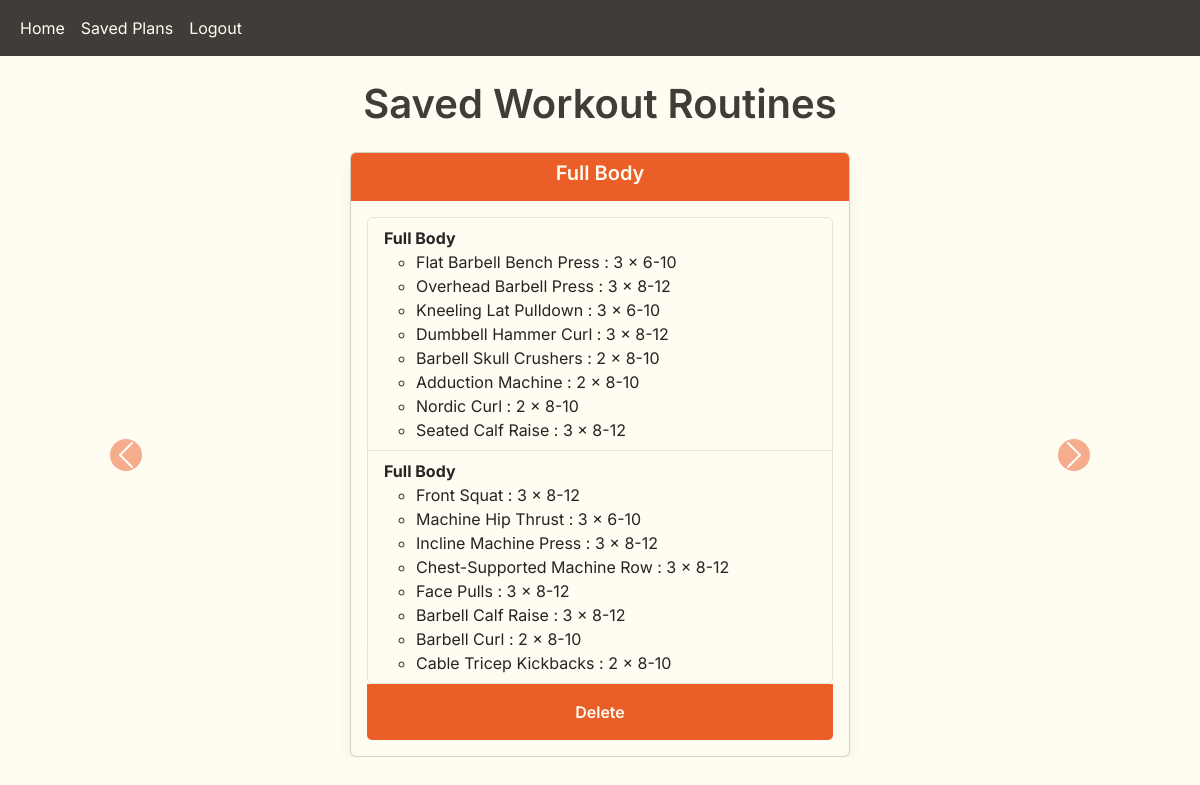
The app's page /saved_plans (signed in) with its own data.
### website/models.py (models this page shows, shortened)
class SavedPlan(db.Model):
    id = db.Column(db.Integer, primary_key=True)
    split_name = db.Column(db.String(100), nullable=False)
    plan = db.Column(db.Text, nullable=False)
    user_id = db.Column(db.Integer, db.ForeignKey('user.id'), nullable=False)
    def get_plan_data(self):
            try:
                print("Encoded JSON:")
                return json.loads(self.plan)  # Convert JSON string back to dict
            except json.JSONDecodeError as e:
                print("Error decoding JSON:", e)
                return {}

### website/views.py (the view)
@views.route('/saved_plans')
@login_required
def saved_plans():
    plans = SavedPlan.query.filter_by(user_id=current_user.id).all()
    return render_template("saved_plans.html", user=current_user, plans=plans)

### website/__init__.py (called while the page is built)
def create_app():
    app = Flask(__name__)
    app.config['SECRET_KEY'] = 'hjdaksdhjkasdhjklasdhjka'
    app.config['SQLALCHEMY_DATABASE_URI'] = f'sqlite:///{DB_NAME}'
    db.init_app(app)
    from .views import views
    from .auth import auth
    app.register_blueprint(views, url_prefix='/')
    app.register_blueprint(auth, url_prefix='/')
    from .models import User, WorkoutPreferences, WorkoutSplit, WorkoutDay, ExerciseRole, Exercise, SavedPlan
    with app.app_context():
        db.create_all()
    login_manager = LoginManager()
    login_manager.login_view = 'auth.login'
    login_manager.init_app(app)
    @login_manager.user_loader
    def load_user(id):
        return User.query.get(int(id))
    return app

### website/templates/saved_plans.html (shortened to what this page needs)
{% extends "base.html" %}
{% block content %}
<div class="container mt-4">
    <h1 class="text-center mb-4" style="color: var(--bs-primary);">Saved Workout Routines</h1>
    {% if plans %}
    <div id="workoutCarousel" class="carousel slide" data-bs-ride="carousel">
        <div class="carousel-inner">
            {% for plan in plans %}
            <div class="carousel-item {% if loop.first %}active{% endif %}">
                <div class="card mx-auto" style="max-width: 500px;">
                    <div class="card-header text-center">
                        <h5 class="card-title">{{ plan.split_name }}</h5>
                    </div>
                    <div class="card-body">
                        <ul class="list-group">
                            {% for day in plan.get_plan_data().days %}
                            <li class="list-group-item">
                                <strong>{{ day.name }}</strong>
                                <ul>
                                    {% for exercise in day.exercises %}
                                    <li>{{ exercise.name }} : {{exercise.sets}} x {{exercise.start_reps}}-{{exercise.end_reps}}</li>
                                    {% endfor %}
                                </ul>
                            </li>
                            {% endfor %}
                        </ul>
                    <div class="card-footer text-center">
                        <form method="POST" action="{{ url_for('views.delete_plan', plan_id=plan.id) }}" style="display:inline;">
                            <button type="submit" class="btn btn-theme" onclick="return confirm('Are you sure you want to delete this plan?');">Delete</button>
                        </form>
                    </div>
                    </div>
                </div>
            </div>
            {% endfor %}
        </div>
        <button class="carousel-control-prev" type="button" data-bs-target="#workoutCarousel" data-bs-slide="prev">
            <span class="carousel-control-prev-icon" aria-hidden="true"></span>
        </button>
        <button class="carousel-control-next" type="button" data-bs-target="#workoutCarousel" data-bs-slide="next">
            <span class="carousel-control-next-icon" aria-hidden="true"></span>
        </button>
    </div>
        {% else %}
        <p class="text-center">No workout plans available. Please generate a plan first.</p>
    {% endif %}
</div>
{% endblock %}

### website/templates/base.html (shortened to what this page needs)
<!DOCTYPE html>
<html>
  <head>
    <link href="https://cdn.jsdelivr.net/npm/bootstrap@5.3.0/dist/css/bootstrap.min.css" rel="stylesheet">
    <link rel="stylesheet" href="{{ url_for('static', filename='styles.css') }}">
  </head>
  <body class="text-dark">
    <nav class="navbar navbar-expand-lg" style="background-color: var(--bs-primary);">
      <div class="container-fluid">
        <div class="collapse navbar-collapse" id="navbar">
          <div class="navbar-nav">
            {% if user.is_authenticated %}
            <a class="nav-item nav-link text-light" href="/">Home</a>
            <a class="nav-item nav-link text-light" href="/saved_plans">Saved Plans</a>
            <a class="nav-item nav-link text-light" href="/logout">Logout</a>
            {% else %}
            <a class="nav-item nav-link text-light" href="/">Home</a>
            <a class="nav-item nav-link text-light" href="/login">Login</a>
            <a class="nav-item nav-link text-light" href="/sign-up">Sign Up</a>
            {% endif %}
          </div>
        </div>
      </div>
    </nav>
    {% block content %}{% endblock %}
  </body>
</html>

### website/static/styles.css (style rules this page uses)
:root { --bs-primary: #403D39; --bs-secondary: #EB5E28; --bs-light: #FFFCF2; --bs-dark: #252422; --bs-body-color: var(--bs-dark); }
body { background-color: var(--bs-light); color: var(--bs-body-color); font-family: 'Inter', sans-serif; font-weight: 400; }
h1, h2, h3, h4, h5, h6, .form-label, .btn { font-weight: 600; }
.navbar { background-color: var(--bs-primary) !important; }
.btn-theme { background-color: var(--bs-secondary); color: var(--bs-light); border: none; padding: 0.5rem 1.25rem; font-weight: 600; font-family: 'Inter', sans-serif; border-radius: 0.375rem; transition: background-color 0.2s ease; }
.text-dark { color: var(--bs-dark) !important; }
.text-light { color: var(--bs-light) !important; }
.card { background-color: var(--bs-light); color: var(--bs-dark); box-shadow: 0 0.5rem 1rem rgba(0,0,0,0.05); }
.card .card-header, .card .card-footer { background-color: var(--bs-secondary); color: var(--bs-light); border: none; }
.list-group-item { background-color: var(--bs-light); color: var(--bs-dark); border-color: rgba(0,0,0,0.1); }
.carousel-control-prev-icon, .carousel-control-next-icon { background-color: var(--bs-secondary); border-radius: 50%; }
.card-title { color: var(--bs-light); }

### records on screen
SavedPlan: split_name "Full Body", name "Full Body" "Full Body", name "Flat Barbell Bench Press" "Overhead Barbell Press" "Kneeling Lat Pulldown" "Dumbbell Hammer Curl" "Barbell Skull Crushers" "Adduction Machine" "Nordic Curl" "Seated Calf Raise" "Front Squat" "Machine Hip Thrust" "Incline Machine Press" "Chest-Supported Machine Row" "Face Pulls" "Barbell Calf Raise" "Barbell Curl" "Cable Tricep Kickbacks", sets "3" "3" "3" "3" "2" "2" "2" "3" "3" "3" "3" "3" "3" "3" "2" "2", start_reps "6" "8" "6" "8" "8" "8" "8" "8" "8" "6" "8" "8" "8" "8" "8" "8", end_reps "10" "12" "10" "12" "10" "10" "10" "12" "12" "10" "12" "12" "12" "12" "10" "10"
